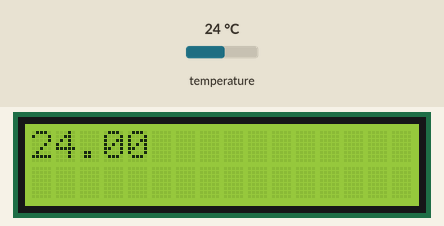
Bench run of a sketch on a simulated Arduino Uno, built with avr-gcc and run on an emulated ATmega328P. On the bench: 16×2 character LCD. The test bench sets the inputs (shaded band); at power-on: temperature 24 °C. What the sketch prints to the serial monitor is not drawn.

Above: at 1.2 s.
1.3 s: temperature set to 12 °C
At 3.1 s:
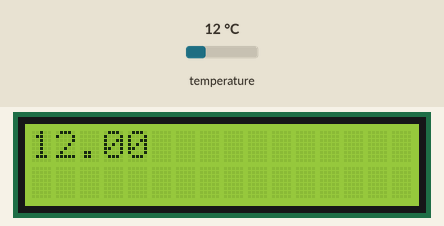
4.1 s: temperature set to 19 °C
At 5.1 s:
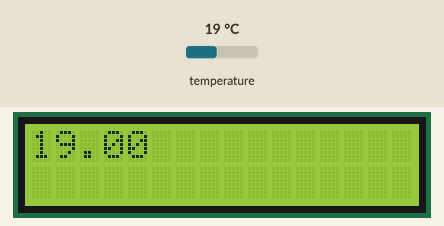
6.2 s: temperature set to 28 °C
At 7.0 s:
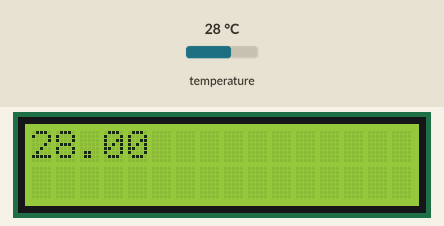
Timing chart, 0 to 9.2 s (numbered marks = the images above; inputs shaded):
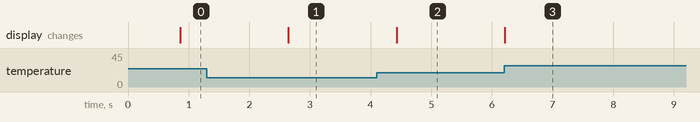

Measured:
- after the input at 1.3 s, the display: changes after 1.3 s (image 1)
- after the input at 4.1 s, the display: changes after 0.33 s (image 2)
- after the input at 6.2 s, the display: changes at once (image 3)

The sketch:

fridge_tester.ino
```cpp
#include <OneWire.h>
#include <DallasTemperature.h>
#include <Wire.h>
#include <LiquidCrystal_I2C.h>

OneWire oneWire(2);
DallasTemperature sensors(&oneWire);

LiquidCrystal_I2C lcd(0x27, 16, 2);

void setup() {
  // start serial port
  Serial.begin(9600);
  Serial.println("Dallas Temperature IC Control Library Demo");
  // Start up the library
  sensors.begin(); // IC Default 9 bit. If you have troubles consider upping it 12. Ups the delay giving the IC more time to process the temperature measurement
  lcd.begin();
  lcd.backlight();
}

void loop() {
 // call sensors.requestTemperatures() to issue a global temperature
  // request to all devices on the bus
  Serial.print("Requesting temperatures...");
  sensors.requestTemperatures(); // Send the command to get temperatures
  Serial.println("DONE");
  for (int i = 0; i < 1; i++) {
    Serial.print("Temperature for Device ");
    Serial.print(i);
    Serial.print(" is: ");
    Serial.println(sensors.getTempCByIndex(i)); // Why "byIndex"? You can have more than one IC on the same bus. 0 refers to the first IC on the wire
  }
  lcd.setCursor(0,0);
  lcd.print(sensors.getTempCByIndex(0));
  delay(1000);
}
```
